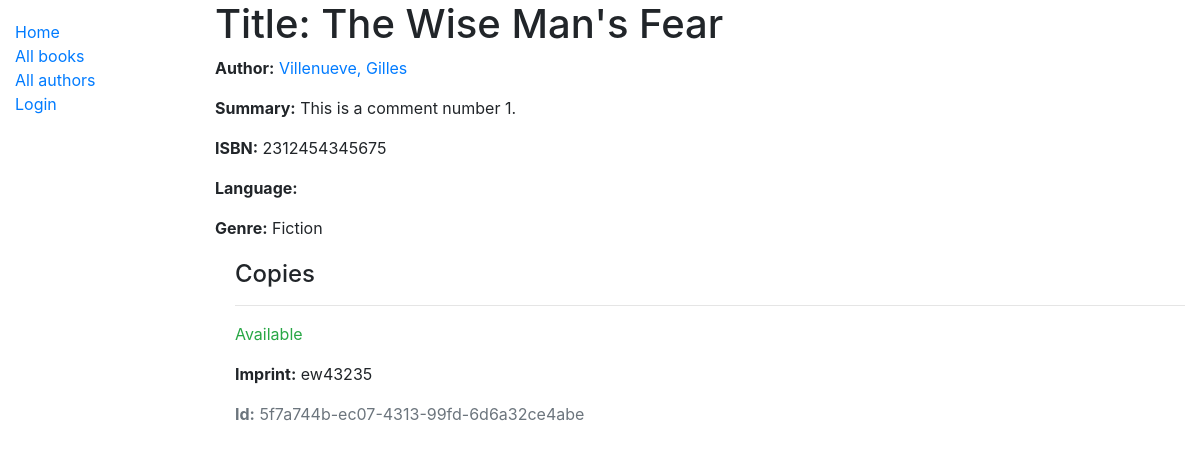
The page /catalog/book/1 on the database as committed earlier.
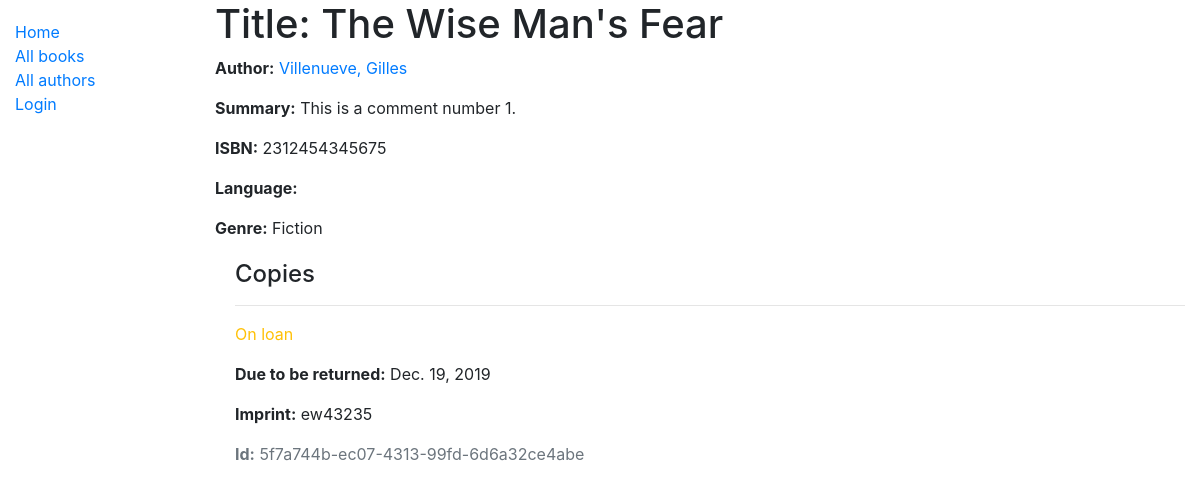
The same page on the database as committed later.
### catalog/models.py (models this page shows, shortened)
class Book(models.Model):
    title = models.CharField(max_length=200, help_text='Enter the book title.')
    author = models.ForeignKey('Author', on_delete=models.SET_NULL, null=True)
    summary = models.TextField(max_length=1000, help_text='Enter a brief description of the book')
    isbn = models.CharField('ISBN', max_length=13,
                            help_text='13 Character <a href="https://www.isbn-international.org/content/what-isbn">ISBN number</a>')
    genre = models.ManyToManyField(Genre, help_text='Select a genre for this book')
    def display_genre(self):
        """Create a string for the Genre. This is required to display genre in Admin."""
        return ', '.join(genre.name for genre in self.genre.all()[:3])
    display_genre.short_description = 'Genre'

class Author(models.Model):
    first_name = models.CharField(max_length=100)
    last_name = models.CharField(max_length=100)
    date_of_birth = models.DateField(null=True, blank=True)
    date_of_death = models.DateField('Died', null=True, blank=True)
    class Meta:
        ordering = ['last_name', 'first_name']
    def __str__(self):
        return f'{self.last_name}, {self.first_name}'

class Genre(models.Model):
    name = models.CharField(max_length=200, help_text='Enter a book genre (e.g. Science Fiction)')
    def __str__(self):
        return self.name

class BookInstance(models.Model):
    id = models.UUIDField(primary_key=True, default=uuid.uuid4, help_text='Unique ID for this particular book across whole library')
    book = models.ForeignKey('Book', on_delete=models.SET_NULL, null=True)
    imprint = models.CharField(max_length=200)
    due_back = models.DateField(null=True, blank=True)
    borrower = models.ForeignKey(User, on_delete=models.SET_NULL, null=True, blank=True)
    LOAN_STATUS = (
        ('m', 'Maintenance'),
        ('o', 'On loan'),
        ('a', 'Available'),
        ('r', 'Reserved'),
    )
    status = models.CharField(
        max_length=1,
        choices=LOAN_STATUS,
        blank=True,
        default='m',
        help_text='Book availability',
    )
    class Meta:
        ordering = ['due_back']
        permissions = (("can_mark_returned", "Set book as returned"),)

### catalog/views.py (the view)
# urls.py: path('book/<int:pk>', views.BookDetailView.as_view(), name='book-detail'),
class BookDetailView(generic.DetailView):
    model = Book

### catalog/templates/catalog/book_detail.html
{% extends "base_generic.html" %}
{% block content %}
  <h1>Title: {{ book.title }}</h1>
  <p><strong>Author:</strong> <a href="">{{ book.author }}</a></p>
  <p><strong>Summary:</strong> {{ book.summary }}</p>
  <p><strong>ISBN:</strong> {{ book.isbn }}</p>
  <p><strong>Language:</strong> {{ book.language }}</p>
  <p><strong>Genre:</strong> {{ book.genre.all|join:", " }}</p>
  <div style="margin-left:20px;margin-top:20px">
    <h4>Copies</h4>
    {% for copy in book.bookinstance_set.all %}
      <hr>
      <p class="{% if copy.status == 'a' %}text-success{% elif copy.status == 'm' %}text-danger{% else %}text-warning{% endif %}">
        {{ copy.get_status_display }}
      </p>
      {% if copy.status != 'a' %}
        <p><strong>Due to be returned:</strong> {{ copy.due_back }}</p>
      {% endif %}
      <p><strong>Imprint:</strong> {{ copy.imprint }}</p>
      <p class="text-muted"><strong>Id:</strong> {{ copy.id }}</p>
    {% endfor %}
  </div>
{% endblock %}

### catalog/templates/base_generic.html (shortened to what this page needs)
<!DOCTYPE html>
<html lang="en">
<head>
  <link rel="stylesheet" href="https://stackpath.bootstrapcdn.com/bootstrap/4.1.3/css/bootstrap.min.css">
  {% load static %}
  <link rel="stylesheet" href="{% static 'css/styles.css' %}">
</head>
<body>
  <div class="container-fluid">
    <div class="row">
      <div class="col-sm-2">
      {% block sidebar %}
        <ul class="sidebar-nav">
          <li><a href="{% url 'index' %}">Home</a></li>
          <li><a href="{% url 'books' %}">All books</a></li>
          <li><a href="">All authors</a></li>
            {% if user.is_authenticated %}
            <li>User: {{ user.get_username }}</li>
            <li><a href="{% url 'my-borrowed' %}">My Borrowed</a></li>
            <li><a href="{% url 'logout'%}?next={{request.path}}">Logout</a></li>
            {% else %}
            <li><a href="{% url 'login'%}?next={{request.path}}">Login</a></li>
            {% endif %}
        </ul>
     {% endblock %}
      </div>
     <div class="col-sm-10 ">{% block content %}{% endblock %}</div>
    </div>
  </div>
 {% load static %}
</body>
</html>

### catalog/static/css/styles.css (style rules this page uses)
.sidebar-nav { margin-top: 20px; padding: 0; list-style: none; }

Rows that differ between the two databases and show on the page:
changed BookInstance "ew43235": status "Available" → "On loan"; due_back (not shown) → "Dec. 19, 2019"
